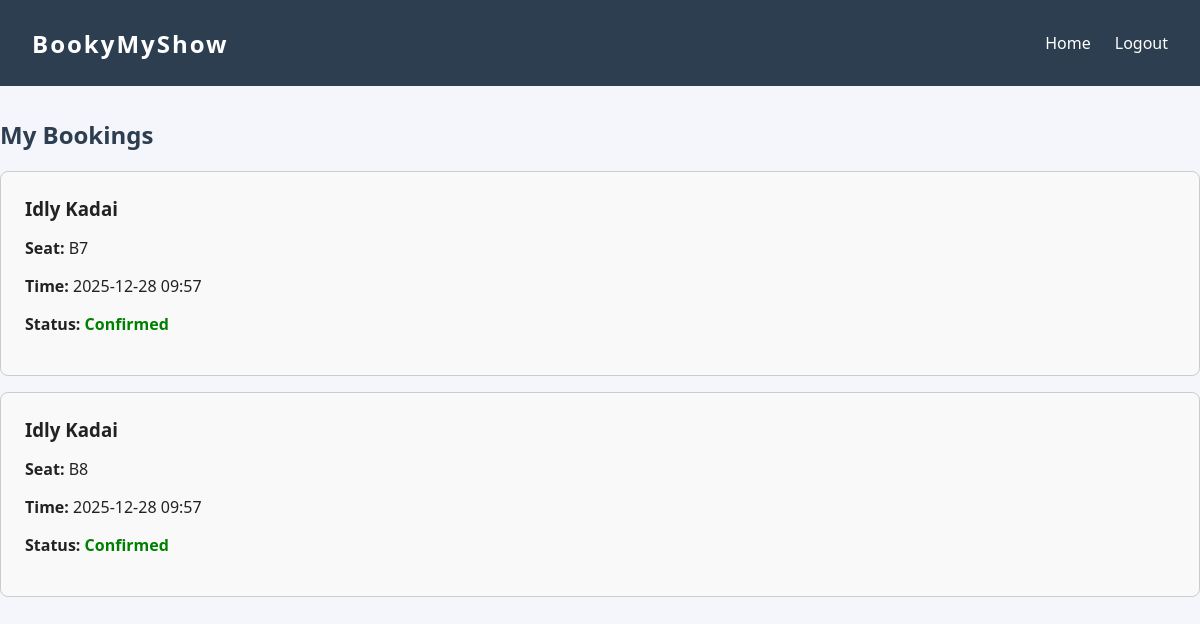
/my-bookings (signed in), run on the app's committed database.
### app.py (models this page shows)
class Show(db.Model):
    id = db.Column(db.Integer, primary_key=True)
    name = db.Column(db.String(150))
    theater_id = db.Column(db.Integer)
    start_time = db.Column(db.DateTime)
    end_time = db.Column(db.DateTime)
    price = db.Column(db.Integer)

class Seat(db.Model):
    id = db.Column(db.Integer, primary_key=True)
    show_id = db.Column(db.Integer)
    seat_number = db.Column(db.String(10))
    is_booked = db.Column(db.Boolean, default=False)

class Booking(db.Model):
    id = db.Column(db.Integer, primary_key=True)
    user_id = db.Column(db.Integer)
    show_id = db.Column(db.Integer)
    seat_id = db.Column(db.Integer)
    payment_status = db.Column(db.String(20), default="pending")
    booking_time = db.Column(db.DateTime, default=datetime.utcnow)

### app.py (the view)
@app.route('/my-bookings')
def my_bookings():
    user_id = session.get('user_id')
    if not user_id:
        return redirect(url_for('login'))
    bookings = Booking.query.filter_by(user_id=user_id).all()
    results = []
    for booking in bookings:
        show = Show.query.get(booking.show_id)
        seat = Seat.query.get(booking.seat_id)
        results.append({
            'movie': show.name,
            'seat': seat.seat_number,
            'time': show.start_time.strftime('%Y-%m-%d %H:%M'),
            'status': booking.payment_status
        })
    return render_template('my_bookings.html', bookings=results)

### templates/my_bookings.html (shortened to what this page needs)
<!DOCTYPE html>
<html lang="en">
<head>
    <link rel="stylesheet" href="/static/style.css">
</head>
<body>
    <nav class="navbar">
        <div class="logo">BookyMyShow</div>
        <ul class="nav-links">
            <li><a href="/">Home</a></li>
            <li><a href="/logout">Logout</a></li>
        </ul>
    </nav>
    <main>
        <h2>My Bookings</h2>
        <div class="bookings-list">
        {% if bookings %}
            {% for b in bookings %}
            <div class="booking-card" style="border:1px solid #ccc; border-radius:8px; margin:1rem 0; padding:1.5rem; background:#f9f9f9;">
                <h3 style="margin:0 0 0.5rem 0;">{{ b.movie }}</h3>
                <p><strong>Seat:</strong> {{ b.seat }}</p>
                <p><strong>Time:</strong> {{ b.time }}</p>
                <p><strong>Status:</strong> <span style="color:{{ 'green' if b.status=='confirmed' else 'orange' }};font-weight:bold;">{{ b.status|capitalize }}</span></p>
            </div>
            {% endfor %}
        {% else %}
            <p>No bookings found.</p>
        {% endif %}
        </div>
    </main>
</body>
</html>

### static/style.css (style rules this page uses)
body { margin: 0; font-family: 'Segoe UI', Arial, sans-serif; background: #f4f6fb; color: #222; }
.navbar { background: #2d3e50; color: #fff; display: flex; justify-content: space-between; align-items: center; padding: 1rem 2rem; }
.logo { font-size: 1.5rem; font-weight: bold; letter-spacing: 2px; }
.nav-links { list-style: none; display: flex; gap: 1.5rem; }
.nav-links a { color: #fff; text-decoration: none; font-weight: 500; transition: color 0.2s; }
h2 { color: #2d3e50; margin-top: 2rem; }

### data on the page
Show: movie "Idly Kadai" "Idly Kadai"
Seat: seat "B7"
Booking: status "Confirmed"
Seat: seat "B8"
Booking: status "Confirmed"

### other printed values
{{ b.time }} "2025-12-28 09:57" "2025-12-28 09:57"
